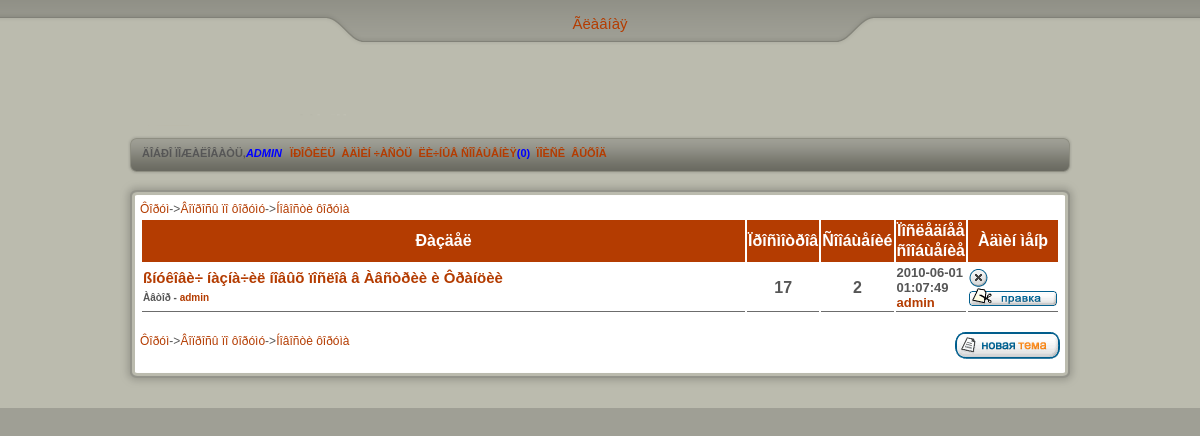
The page /viewforum.php?t=1&s=2 (signed in) on the database its author committed.
### tables this page shows
CREATE TABLE IF NOT EXISTS `global_theme` (
  `id_global_theme` int(2) NOT NULL AUTO_INCREMENT,
  `name` char(40) NOT NULL,
  `hidden` tinyint(1) NOT NULL,
  PRIMARY KEY (`id_global_theme`)
);

CREATE TABLE IF NOT EXISTS `theme` (
  `id_theme` tinyint(2) NOT NULL AUTO_INCREMENT,
  `id_global_theme` tinyint(2) NOT NULL,
  `name` char(40) NOT NULL,
  PRIMARY KEY (`id_theme`)
);

CREATE TABLE IF NOT EXISTS `sub_theme` (
  `id_sub_theme` smallint(2) NOT NULL AUTO_INCREMENT,
  `id_theme` smallint(2) NOT NULL,
  `id_user` smallint(5) NOT NULL,
  `name` char(200) NOT NULL,
  `data` datetime NOT NULL,
  `watchings` int(5) NOT NULL,
  `locked` tinyint(1) NOT NULL,
  `attached` smallint(1) NOT NULL,
  PRIMARY KEY (`id_sub_theme`)
);

CREATE TABLE IF NOT EXISTS `users` (
  `id_user` int(10) NOT NULL AUTO_INCREMENT,
  `login` char(20) NOT NULL,
  `password` char(25) NOT NULL,
  `admin` smallint(1) NOT NULL,
  `sex` char(10) NOT NULL,
  `age` smallint(2) NOT NULL,
  `avatar` text NOT NULL,
  `email` char(25) NOT NULL,
  `icq` varchar(10) NOT NULL,
  `themes` int(5) NOT NULL,
  `texts` int(7) NOT NULL,
  `status` char(20) NOT NULL,
  `podpis` char(200) NOT NULL,
  `date` datetime NOT NULL,
  `last_enter` datetime NOT NULL,
  `ban` smallint(1) NOT NULL DEFAULT '0',
  `online` smallint(1) NOT NULL DEFAULT '0',
  `reputation` mediumint(5) NOT NULL,
  PRIMARY KEY (`id_user`)
);

CREATE TABLE IF NOT EXISTS `message` (
  `id_message` int(11) NOT NULL AUTO_INCREMENT,
  `id_sub_theme` smallint(6) NOT NULL,
  `id_user` smallint(6) NOT NULL,
  `text` text NOT NULL,
  `file` text NOT NULL,
  `data` datetime NOT NULL,
  PRIMARY KEY (`id_message`)
);

### viewforum.php (the view, shortened to what this page needs)
<?php
include "header.php";
include "menu.php";
$theme = $_GET['t'];
$sub_theme = $_GET['s'];
include "table_head.php";
if (isset($theme) && !isset($sub_theme))
{
$show_theme = mysql_query("SELECT theme.id_theme,theme.name from theme where theme.id_global_theme='$theme'");
$show_theme_a = mysql_fetch_array($show_theme);
$col = mysql_num_rows($show_theme);
if ($col == 0) echo "<table><p class='nothemes'>Òåì íåòó</p></table>";
else
do
{
    $show_sub_theme = mysql_query("SELECT * from sub_theme where sub_theme.id_theme='$sub_theme'");
    $show_sub_theme_a = mysql_fetch_array($show_sub_theme);
    $count_pages = mysql_query("SELECT count(text) as c from message where id_sub_theme =".$show_sub_theme_a['id_sub_theme']."");
    $count_pages_a = mysql_fetch_array($count_pages);
    $count_ = $count_pages_a['c'];
    $k = ceil($count_ / 10) - 1;
    if ($count_pages_a['c'] == 0) $k = 0;
    echo "<tr><td class='themes_'><a href='viewforum.php?s=".$show_theme_a['id_theme']."&t=".$theme."'>".$show_theme_a['name']."</a></td>";
    $count_themes = mysql_query("SELECT count(id_sub_theme) from sub_theme,theme where theme.id_theme=sub_theme.id_theme and theme.id_theme=".$show_theme_a['id_theme']."");
    $count_themes_a = mysql_fetch_array($count_themes);
    $count_mess = mysql_query("SELECT count(id_message) from message,sub_theme,theme where message.id_sub_theme=sub_theme.id_sub_theme and sub_theme.id_theme = theme.id_theme and theme.id_theme=".$show_theme_a['id_theme']."");
    $count_mess_a = mysql_fetch_array($count_mess);
    $last_mess = mysql_query("SELECT sub_theme.name,message.data,users.login,sub_theme.id_sub_theme,users.id_user from message,sub_theme,theme,users where
                              message.id_sub_theme=sub_theme.id_sub_theme and message.id_user=users.id_user
                              and sub_theme.id_theme=theme.id_theme
                              and theme.id_theme=".$show_theme_a['id_theme']." order by message.data limit 1");
    $last_mess_a = mysql_fetch_array($last_mess);
     $selected_theme = mysql_query("SELECT * FROM theme,sub_theme where sub_theme.id_sub_theme = ".$last_mess_a['id_sub_theme']." and sub_theme.id_theme = theme.id_theme");
    $selected_theme_a = mysql_fetch_array($selected_theme);
    echo "<td class='td_themes'>".$count_themes_a['count(id_sub_theme)']."</td>";
    echo "<td class='td_themes'>".$count_mess_a['count(id_message)']."</td>";
    echo "<td class='last_mess'><a href='viewtopic.php?g=".$_GET['t']."&s=".$selected_theme_a['id_theme']."&t=".$last_mess_a['id_sub_theme']."&page=0&k=".$k."&add=1' title='".$last_mess_a['name']."'>";
    if (mysql_num_rows($last_mess) != 0)
    {
        $select_vote = mysql_query("SELECT * from vote_id_sub_theme where id_sub_theme = ".$last_mess_a['id_sub_theme']."");
         $half_mess = explode(" ",$last_mess_a['name']);
        echo "<img src='images/thm.gif'> ";
        if (mysql_num_rows($select_vote) > 0  ) echo "Îïðîñ: ";
            for($i = 0; $i < 5; $i ++) echo "".$half_mess[$i]." ";
            if (count($half_mess) > 5) echo "...";
        echo "</a><br/>".$last_mess_a['data']."<br><a href='viewprofile.php?user=".$last_mess_a['id_user']."'>".$last_mess_a['login']."</a></td>";
   }
    if ($_SESSION['moderator'] == 1) echo "<td class=last_mess><a href=delete_theme.php?s=".$show_theme_a['id_theme']."&t=".$_GET['t']."><img title='Óäàëèòü' src='images/delete_mess.gif'></a><br>
    <a href=change_theme.php?s=".$show_theme_a['id_theme']."&t=".$_GET['t']."><img src='images/icon_edit.gif' title='Ïðàâèòü'></a></td>";
}
while ($show_theme_a = mysql_fetch_array($show_theme));
}
else
 if (isset($sub_theme) && isset($theme))
 {
$show_path_global = mysql_query("SELECT name,id_global_theme from global_theme where id_global_theme='$theme'");
$show_path_global_a = mysql_fetch_array($show_path_global);
$show_path_theme = mysql_query("SELECT name from theme where theme.id_theme='$sub_theme'");
$show_path_theme_a = mysql_fetch_array($show_path_theme);
echo "<a href='index.php'>Ôîðóì</a>->";
    echo "<a href='viewforum.php?t=".$show_path_global_a['id_global_theme']."'>".$show_path_global_a['name']."</a>";
    echo "<a href='viewforum.php?s=".$sub_theme."&t=".$theme."'>".$show_path_theme_a['name']."</a>";
$show_sub_theme = mysql_query("SELECT * from sub_theme where sub_theme.id_theme='$sub_theme' order by data desc");
$show_sub_theme_a = mysql_fetch_array($show_sub_theme);
$col = mysql_num_rows($show_sub_theme);
if ($col == 0) echo "<table><p class='nothemes'>Òåì íåòó</p></table>";
else
do
{
    $count_pages = mysql_query("SELECT count(text) as c from message where id_sub_theme =".$show_sub_theme_a['id_sub_theme']."");
    $count_pages_a = mysql_fetch_array($count_pages);
    $count_ = $count_pages_a['c'];
    $k = ceil($count_ / 10) - 1;
    $select_login = mysql_query ("SELECT login from users where id_user = ".$show_sub_theme_a['id_user']."");
    $select_login_a = mysql_fetch_array($select_login);
    echo "<tr><td class='themes_small'><a href='viewtopic.php?g=".$_GET['t']."&s=".$_GET['s']."&t=".$show_sub_theme_a['id_sub_theme']."&page=0&k=".$k."&add=1'>";
    $select_vote = mysql_query("SELECT * from vote_id_sub_theme where id_sub_theme = ".$show_sub_theme_a['id_sub_theme']."");
    if (mysql_num_rows($select_vote) > 0 )
    echo "<span style=color:gray>Îïðîñ: </span>".$show_sub_theme_a['name']."</a><br><span class='icq'>Àâòîð - <a href='viewprofile.php?user=".$show_sub_theme_a['id_user']."'>".$select_login_a['login']."</a></span></td>";
    else echo "".$show_sub_theme_a['name']."</a><br><span class='icq'>Àâòîð - <a href='viewprofile.php?user=".$show_sub_theme_a['id_user']."'>".$select_login_a['login']."</a></span></td>";
    $count_mess = mysql_query("SELECT count(id_message) from message,sub_theme where message.id_sub_theme=sub_theme.id_sub_theme and sub_theme.id_sub_theme=".$show_sub_theme_a['id_sub_theme']."");
    $count_mess_a = mysql_fetch_array($count_mess);
    $last_mess = mysql_query("SELECT message.data,users.login,sub_theme.id_sub_theme,users.id_user from message,sub_theme,users where
                              message.id_sub_theme=sub_theme.id_sub_theme and message.id_user=users.id_user
                              and sub_theme.id_sub_theme=".$show_sub_theme_a['id_sub_theme']."  order by message.data limit 1");
    $last_mess_a = mysql_fetch_array($last_mess);
    echo "<td class=td_themes>".$show_sub_theme_a['watchings']."</td>";
    echo "<td class='td_themes'>".$count_mess_a['count(id_message)']."</td>";
    echo "<td class='last_mess'>".$last_mess_a['data']."<br><a href='viewprofile.php?user=".$last_mess_a['id_user']."'>".$last_mess_a['login']."</a></td>";
    if ($_SESSION['moderator'] == 1) echo "<td class=last_mess><a href=delete_sub_theme.php?t=".$show_sub_theme_a['id_sub_theme']."&s=".$_GET['s']."&g=".$_GET['t']."><img title='Óäàëèòü' src='images/delete_mess.gif'></a><br>
    <a href=change_sub_theme.php?t=".$show_sub_theme_a['id_sub_theme']."&s=".$_GET['s']."&g=".$_GET['t']."><img src='images/icon_edit.gif' title='Ïðàâèòü'></a></td>";
}
while ($show_sub_theme_a = mysql_fetch_array($show_sub_theme));
}
include "table_foot.php";
if (isset($sub_theme) && !isset($theme))
{
echo "<br><br><a href='index.php'>Ôîðóì</a>->";
    echo "<a href='viewforum.php?t=".$show_path_global_a['id_global_theme']."'>".$show_path_global_a['name']."</a>";
    echo "->";
    echo "aasd<a href='viewforum.php?s=".$sub_theme."'>".$show_path_theme_a['name']."</a>";
}
else
if (isset($theme) && !isset($sub_theme))
{
echo "<a href='index.php'>Ôîðóì</a>->";
    echo "<a href='viewforum.php?t=".$show_path_global_a['id_global_theme']."'>".$show_path_global_a['name']."</a>";
}
else
 if (isset($sub_theme) && isset($theme))
 {
echo "<br><a href='index.php'>Ôîðóì</a>->";
    echo "<a href='viewforum.php?t=".$show_path_global_a['id_global_theme']."'>".$show_path_global_a['name']."</a>";
    echo "->";
    echo "<a href='viewforum.php?s=".$sub_theme."&t=".$theme."'>".$show_path_theme_a['name']."</a>";
}
if ($_SESSION['enter'] == 1 && isset($sub_theme) && isset($theme))
echo "<span class=new_theme><a href='add_sub_theme.php?t=".$theme."&s=".$sub_theme."'><img src=images/new_sub_theme.gif></a></span><br><br>";
?>

### css/style.css (style rules this page uses)
a:link, a:visited { color: #b43c01; text-decoration: none; }
body, th { line-height: 150%; font-family: tahoma, sans-serif; color: #565656; font-size: 12px; }
body { background: #9f9f95; padding: 0; margin: 0; }
a img { border: 0; }
tr { line-height: 150%; font-family: tahoma, sans-serif; color: #565656; font-size: 12px; }
td { text-align: center; font-size: 15px; line-height: 20px; text-align: left; font-family: tahoma, sans-serif; border-bottom: outset; border-bottom-color: silver; border-bottom-width: 1px ; #border-right: solid; font-size: medium; font-weight: bold; }
.td_themes { text-align: center; }
.last_mess { font-size: small; text-align: left; line-height: normal; width: 2px; }
.icq { color:#565656; font-size: 10px; }
.new_theme { text-align: right; float: right; }
.themes_small { width: 100%; font-size: 15px; }

### rows shown on the page
global_theme: name "Âîïðîñû ïî ôîðóìó"
theme: name "Íîâîñòè ôîðóìà"
sub_theme: name "ßíóêîâè÷ íàçíà÷èë íîâûõ ïîñëîâ â Àâñòðèè è Ôðàíöèè", watchings "17"
users: login "admin"
message: data "2010-06-01 01:07:49", id_user.login "admin"

### other values the page prints
$_SESSION['username'] "ADMIN"
$selected_user_private_mess_a['count(text)'] "0"
$count_mess_a['count(id_message)'] "2"
